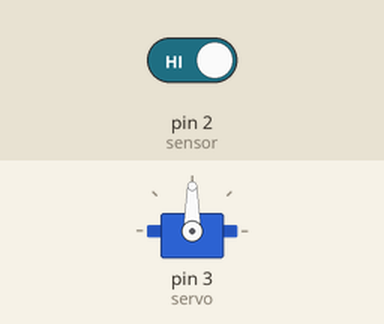
Simulated run of this sketch. Board: Arduino Uno, built with avr-gcc and run on an emulated ATmega328P. On the bench: servo. Inputs (shaded band) come from the test bench; at power-on: pin 2 (sensor) HIGH.

Above: at 1.2 s.
1.3 s: pin 2 (sensor) driven LOW
At 2.4 s:
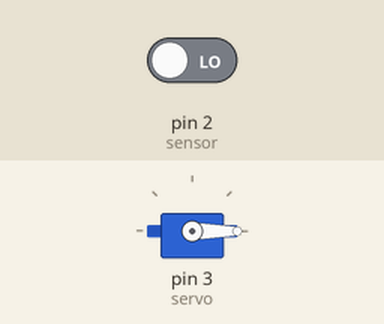
At 7.4 s:
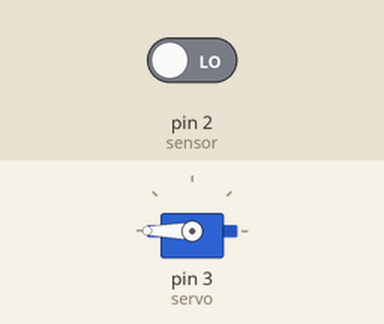
7.8 s: pin 2 (sensor) driven HIGH
Timing chart, 0 to 11.8 s (numbered marks = the images above; inputs shaded):
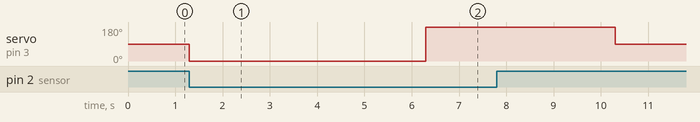

The sketch:

code.ino
```cpp
// (licence header left out)
//include librairie
#include <Servo.h>

//define pin for proximity sensor
#define sensor 2

//create servo instance
Servo servo;


// setup code
void setup() {
  // enable serial communication
  Serial.begin(9600);

  // setup pin for proximity sensor, here we use it on INPUT
  pinMode(sensor,INPUT);

  //setup servomotor pin
  servo.attach(3);
}

// loop code
void loop() {
  // create variable and store value from proximity sensor
  int value = digitalRead(sensor);

  //for stop rotate of servomotor
  servo.write(90);

  //condition if the sensor detects the hand, the value of the variable is 0 LOW,
  // and the servo motor is commanded to rotate for 5s to lower the piston and after mount the piston during 4s
  if (value == LOW )
  {
    servo.write(0); // lower piston
    delay(5000);
    servo.write(180); // mount piston
    delay(4000);
  }
}
```

Measured:
- after the input at 1.3 s, servo on pin 3 (servo): 90° → 0° at once, → 180° 5.0 s later
